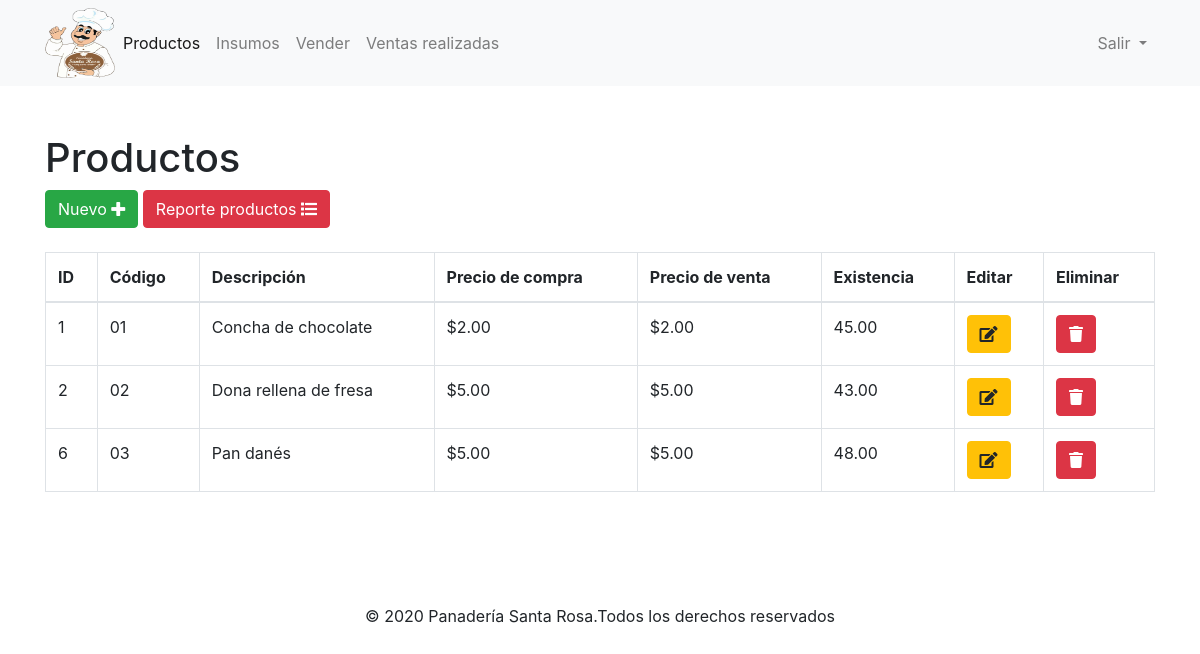
The page /listar.php (signed in) on the database its author committed.
### tables this page shows
CREATE TABLE `productos` (
  `id` bigint(20) UNSIGNED NOT NULL,
  `codigo` varchar(255) NOT NULL,
  `descripcion` varchar(255) NOT NULL,
  `precioVenta` decimal(5,2) NOT NULL,
  `precioCompra` decimal(5,2) NOT NULL,
  `existencia` decimal(5,2) NOT NULL
);

### listar.php (the view, shortened to what this page needs)
<?php include_once "encabezado.php" ?>
<?php
include_once "base_de_datos.php";
$sentencia = $base_de_datos->query("SELECT * FROM productos;");
$productos = $sentencia->fetchAll(PDO::FETCH_OBJ);
$usuario = $_SESSION['usuario'];
if(!isset($usuario)){
	header("location: index.php");
}else{
?>
	<div class="container py-5">
		<div class="col-xs-12">
			<h1>Productos</h1>
			<div>
				<a class="btn btn-success" href="./formulario.php">Nuevo <i class="fa fa-plus"></i></a>
				<a class="btn btn-danger" href="./reportes/reporteProductos.php">Reporte productos <i class="fa fa-list"></i></a>
			</div>
			<br>
			<table class="table table-bordered">
				<thead>
					<tr>
						<th>ID</th>
						<th>Código</th>
						<th>Descripción</th>
						<th>Precio de compra</th>
						<th>Precio de venta</th>
						<th>Existencia</th>
						<th>Editar</th>
						<th>Eliminar</th>
					</tr>
				</thead>
				<tbody>
					<?php foreach($productos as $producto){ ?>
					<tr>
						<td><?php echo $producto->id ?></td>
						<td><?php echo $producto->codigo ?></td>
						<td><?php echo $producto->descripcion ?></td>
						<td><?php echo "$". $producto->precioCompra ?></td>
						<td><?php echo "$". $producto->precioVenta ?></td>
						<td><?php echo $producto->existencia ?></td>
						<td><a class="btn btn-warning" href="<?php echo "editar.php?id=" . $producto->id?>"><i class="fa fa-edit"></i></a></td>
						<td><a class="btn btn-danger" href="<?php echo "eliminar.php?id=" . $producto->id?>"><i class="fa fa-trash"></i></a></td>
					</tr>
					<?php } ?>
				</tbody>
			</table>
		</div>
	</div>
<?php include_once "pie.php" ?>
<?php } ?>

### encabezado.php (shortened to what this page needs)
<!DOCTYPE html>
<html lang="es">
<head>
	<link rel="stylesheet" href="./css/fontawesome-all.min.css">
	<link rel="stylesheet" href="https://stackpath.bootstrapcdn.com/bootstrap/4.5.2/css/bootstrap.min.css">
</head>
<body>
	<nav class="navbar navbar-expand-lg navbar-light bg-light ">
		<div class="container">
			<img src="./imagenes/logo.png" width="70" height="70" class="d-inline-block align-top" alt="">
			<div class="collapse navbar-collapse" id="navbarSupportedContent">
				<ul class="navbar-nav mr-auto">
					<li class="nav-item active">
						<a class="nav-link" href="./listar.php">Productos <span class="sr-only">(current)</span></a>
					</li>
					<li class="nav-item ">
						<a class="nav-link" href="./insumos.php">Insumos <span class="sr-only">(current)</span></a>
					</li>
					<li class="nav-item">
						<a class="nav-link" href="./vender.php">Vender</a>
					</li>
					<li class="nav-item">
						<a class="nav-link " href="./ventas.php">Ventas realizadas</a>
					</li>
				</ul>
				<ul class="nav navbar-nav navbar-right">
					<li class="nav-item dropdown">
						<a class="nav-link dropdown-toggle" href="#" id="navbarDropdown" role="button" data-toggle="dropdown" aria-haspopup="true" aria-expanded="false">
						Salir
						</a>
					</li>
				</ul>
			</div>
		</div>
	</nav>

### pie.php (shortened to what this page needs)
	<div>
		<div class=" py-5">
			<p style="text-align: center;">&copy 2020 Panadería Santa Rosa.Todos los derechos reservados </p>
		</div>
	</div>
</body>
</html>

### rows shown on the page
productos: id "1", codigo "01", descripcion "Concha de chocolate", precioCompra "2.00", precioVenta "2.00", existencia "45.00"
productos: id "2", codigo "02", descripcion "Dona rellena de fresa", precioCompra "5.00", precioVenta "5.00", existencia "43.00"
productos: id "6", codigo "03", descripcion "Pan danés", precioCompra "5.00", precioVenta "5.00", existencia "48.00"
